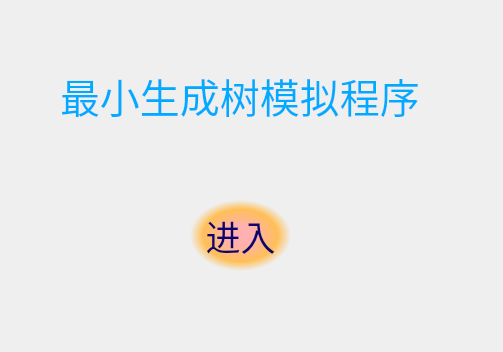
<?xml version="1.0" encoding="UTF-8"?>
<ui version="4.0">
 <class>MainWindow</class>
 <widget class="QMainWindow" name="MainWindow">
  <property name="geometry">
   <rect>
    <x>0</x>
    <y>0</y>
    <width>503</width>
    <height>352</height>
   </rect>
  </property>
  <property name="windowTitle">
   <string>MainWindow</string>
  </property>
  <property name="styleSheet">
   <string notr="true">background:url(C:\Users\sx405\OneDrive\图片\hlju.jpg);</string>
  </property>
  <widget class="QWidget" name="centralWidget">
   <widget class="QPushButton" name="enter">
    <property name="geometry">
     <rect>
      <x>190</x>
      <y>200</y>
      <width>101</width>
      <height>71</height>
     </rect>
    </property>
    <property name="font">
     <font>
      <family>黑体</family>
      <pointsize>26</pointsize>
     </font>
    </property>
    <property name="styleSheet">
     <string notr="true">background: qradialgradient(spread:pad, cx:0.5, cy:0.5, radius:0.5, fx:0.5, fy:0.494, stop:0.255682 rgba(255, 177, 177, 255), stop:0.738636 rgba(255, 191, 87, 255), stop:1 rgba(255, 255, 255, 0));
color:rgb(14, 2, 108);
border-style: hidden</string>
    </property>
    <property name="text">
     <string>进入</string>
    </property>
   </widget>
   <widget class="QLabel" name="label">
    <property name="geometry">
     <rect>
      <x>60</x>
      <y>40</y>
      <width>371</width>
      <height>111</height>
     </rect>
    </property>
    <property name="font">
     <font>
      <family>华文行楷</family>
      <pointsize>30</pointsize>
     </font>
    </property>
    <property name="styleSheet">
     <string notr="true">color:rgb(0, 170, 255);</string>
    </property>
    <property name="text">
     <string>最小生成树模拟程序</string>
    </property>
   </widget>
  </widget>
 </widget>
 <layoutdefault spacing="6" margin="11"/>
 <resources/>
 <connections/>
</ui>
